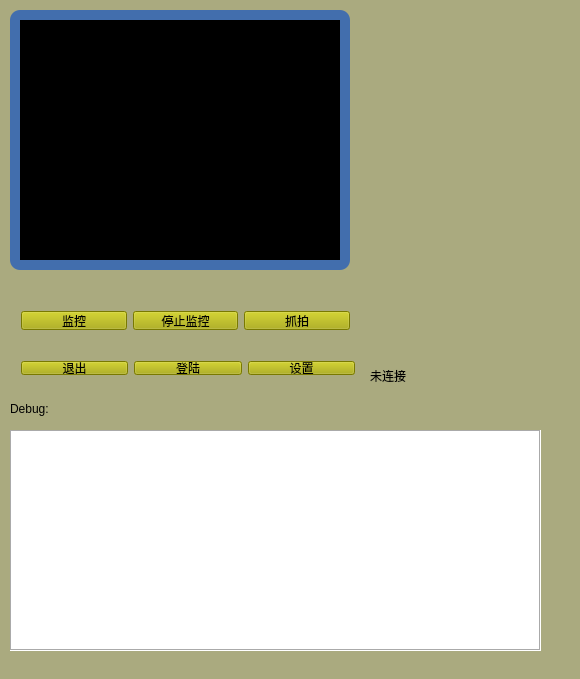
<?xml version="1.0" encoding="UTF-8"?>
<ui version="4.0">
 <class>Widget</class>
 <widget class="QWidget" name="Widget">
  <property name="geometry">
   <rect>
    <x>0</x>
    <y>0</y>
    <width>580</width>
    <height>679</height>
   </rect>
  </property>
  <property name="windowTitle">
   <string>Widget</string>
  </property>
  <property name="styleSheet">
   <string notr="true">background-color: rgb(170, 170, 127);</string>
  </property>
  <widget class="QFrame" name="frame">
   <property name="geometry">
    <rect>
     <x>10</x>
     <y>10</y>
     <width>340</width>
     <height>260</height>
    </rect>
   </property>
   <property name="styleSheet">
    <string notr="true">.QFrame{background-color:#426ead;border:0px groove ; border-color:#426ead;border-radius:10px;}</string>
   </property>
   <property name="frameShape">
    <enum>QFrame::Panel</enum>
   </property>
   <property name="frameShadow">
    <enum>QFrame::Raised</enum>
   </property>
   <widget class="QLabel" name="imgaShow">
    <property name="geometry">
     <rect>
      <x>10</x>
      <y>10</y>
      <width>320</width>
      <height>240</height>
     </rect>
    </property>
    <property name="styleSheet">
     <string notr="true">background-color: rgb(0, 0, 0);</string>
    </property>
    <property name="text">
     <string/>
    </property>
   </widget>
  </widget>
  <widget class="QTextBrowser" name="debug">
   <property name="geometry">
    <rect>
     <x>10</x>
     <y>430</y>
     <width>531</width>
     <height>221</height>
    </rect>
   </property>
   <property name="styleSheet">
    <string notr="true">background-color: rgb(255, 255, 255);</string>
   </property>
   <property name="frameShape">
    <enum>QFrame::Box</enum>
   </property>
  </widget>
  <widget class="QLabel" name="label">
   <property name="geometry">
    <rect>
     <x>10</x>
     <y>400</y>
     <width>81</width>
     <height>18</height>
    </rect>
   </property>
   <property name="text">
    <string>Debug:</string>
   </property>
  </widget>
  <widget class="QWidget" name="layoutWidget">
   <property name="geometry">
    <rect>
     <x>10</x>
     <y>300</y>
     <width>351</width>
     <height>41</height>
    </rect>
   </property>
   <layout class="QHBoxLayout" name="horizontalLayout">
    <property name="spacing">
     <number>6</number>
    </property>
    <item>
     <widget class="QPushButton" name="open">
      <property name="enabled">
       <bool>true</bool>
      </property>
      <property name="styleSheet">
       <string notr="true">background-color: rgb(170, 170, 0);</string>
      </property>
      <property name="text">
       <string>监控</string>
      </property>
     </widget>
    </item>
    <item>
     <widget class="QPushButton" name="stop">
      <property name="styleSheet">
       <string notr="true">background-color: rgb(170, 170, 0);</string>
      </property>
      <property name="text">
       <string>停止监控</string>
      </property>
     </widget>
    </item>
    <item>
     <widget class="QPushButton" name="zhuapai">
      <property name="styleSheet">
       <string notr="true">background-color: rgb(170, 170, 0);</string>
      </property>
      <property name="text">
       <string>抓拍</string>
      </property>
     </widget>
    </item>
   </layout>
  </widget>
  <widget class="QWidget" name="layoutWidget">
   <property name="geometry">
    <rect>
     <x>10</x>
     <y>350</y>
     <width>356</width>
     <height>36</height>
    </rect>
   </property>
   <layout class="QHBoxLayout" name="horizontalLayout_3">
    <item>
     <widget class="QPushButton" name="quit">
      <property name="styleSheet">
       <string notr="true">background-color: rgb(170, 170, 0);</string>
      </property>
      <property name="text">
       <string>退出</string>
      </property>
     </widget>
    </item>
    <item>
     <widget class="QPushButton" name="login">
      <property name="styleSheet">
       <string notr="true">background-color: rgb(170, 170, 0);</string>
      </property>
      <property name="text">
       <string>登陆</string>
      </property>
     </widget>
    </item>
    <item>
     <widget class="QPushButton" name="config">
      <property name="styleSheet">
       <string notr="true">background-color: rgb(170, 170, 0);</string>
      </property>
      <property name="text">
       <string>设置</string>
      </property>
     </widget>
    </item>
   </layout>
  </widget>
  <widget class="QLabel" name="label_6">
   <property name="geometry">
    <rect>
     <x>370</x>
     <y>360</y>
     <width>131</width>
     <height>31</height>
    </rect>
   </property>
   <property name="text">
    <string>未连接</string>
   </property>
  </widget>
 </widget>
 <layoutdefault spacing="6" margin="11"/>
 <resources/>
 <connections/>
</ui>
